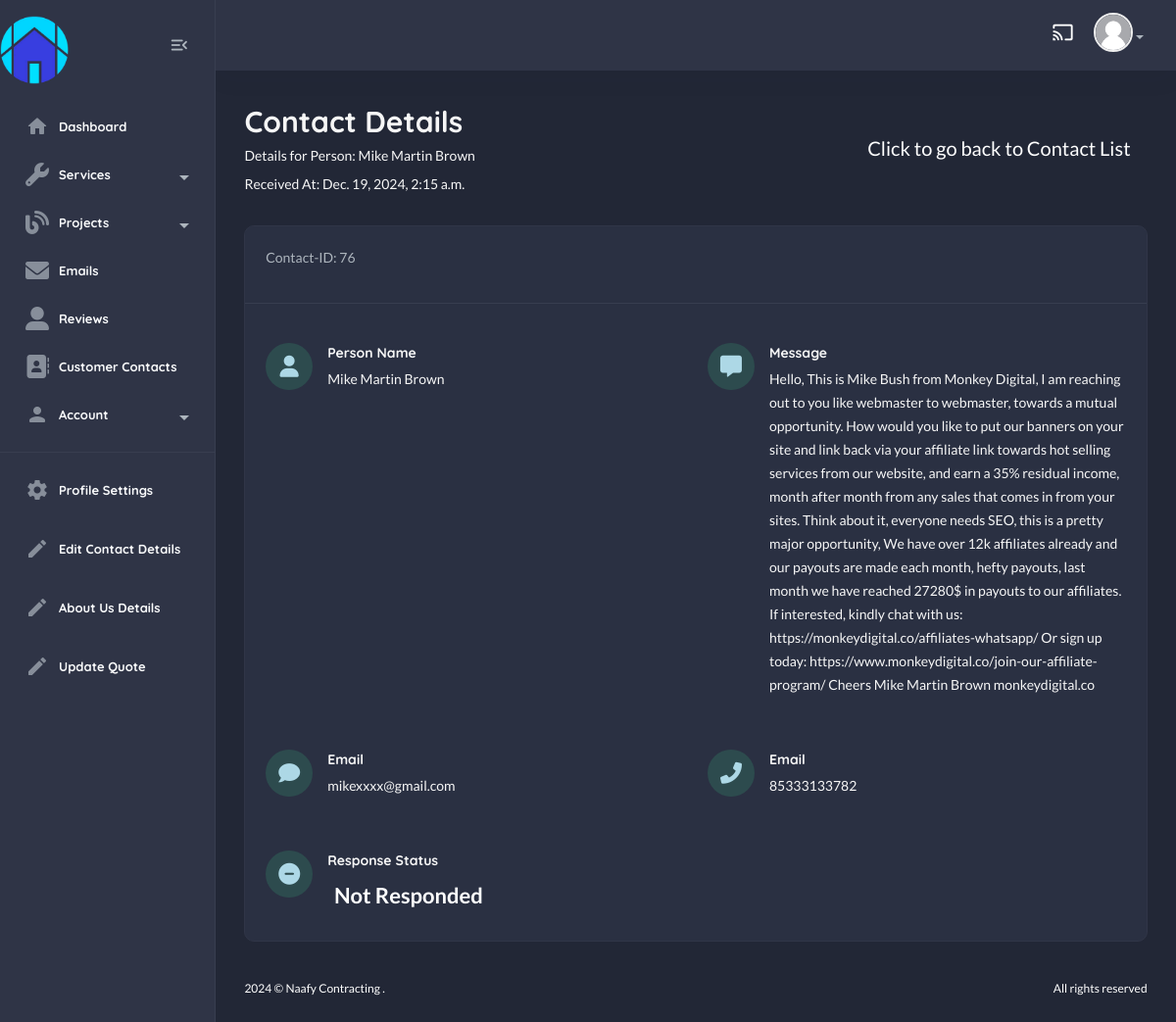
Screenshot of /useradmin/contact-detail/76/ with the database file from the repository.
### contact/models.py (models this page shows, shortened)
class Contact(models.Model):
    name = models.CharField(max_length=100)
    email = models.EmailField(unique=True)
    phone_no = models.CharField(max_length=20, default="+123 456 7890")
    message = models.TextField()
    submitted_at = models.DateTimeField(auto_now_add=True)
    responded = models.BooleanField(default=False)

### useradmin/views.py (the view)
# urls.py: path("contact-detail/<int:id>/", views.contact_detail, name="contact-detail"),
def contact_detail(request, id):
    contact = Contact.objects.get(id=id)
    return render(request, "useradmin/contact-detail.html", {"contact" : contact})

### home/context_processors.py (called while the page is built)
def default(request):
    contact_details = ContactDetails.objects.first()
    return {
        "contact_details" : contact_details,
    }

### templates/useradmin/contact-detail.html (shortened to what this page needs)
{% extends "useradmin/base.html" %}
{% load static %}
{% block content %}
    <section class="content-main">
        <div class="content-header">
            <div>
                <h2 class="content-title card-title">Contact Details</h2>
                <p>Details for Person: {{ contact.name }}</p>
                <p>Received At: {{ contact.submitted_at }}</p>
            </div>
            <a href="{% url 'useradmin:contact-list' %}" class="btn btn-lg ms-auto">Click to go back to Contact List</a>
        </div>
        <div class="card">
            <header class="card-header">
                <div class="row align-items-center">
                    <div class="col-lg-6 col-md-6 mb-lg-0 mb-15">
                        <small class="text-muted">Contact-ID: {{ contact.id }}</small>
                    </div>
                </div>
            </header>
            <div class="card-body">
                <div class="row mb-50 mt-20 order-info-wrap">
                    <div class="col-md-6">
                        <article class="icontext align-items-start">
                            <span class="icon icon-sm rounded-circle bg-primary-light">
                                <i class="text-primary fas fa-user"></i>
                            </span>
                            <div class="text">
                                <h6 class="mb-1">Person Name</h6>
                                <p class="mb-1">
                                    {{ contact.name }}<br />
                                </p>
                            </div>
                        </article>
                    </div>
                    <div class="col-md-6">
                        <article class="icontext align-items-start">
                            <span class="icon icon-sm rounded-circle bg-primary-light">
                                <i class="text-primary fas fa-comment-alt"></i>
                            </span>
                            <div class="text">
                                <h6 class="mb-1">Message</h6>
                                <p class="mb-1">
                                    {{ contact.message }}<br />
                                </p>
                            </div>
                        </article>
                    </div>
                </div>
                <div class="row mb-50 mt-20 order-info-wrap">
                    <div class="col-md-6">
                        <article class="icontext align-items-start">
                            <span class="icon icon-sm rounded-circle bg-primary-light">
                                <i class="text-primary fas fa-solid fa-comment"></i>
                            </span>
                            <div class="text">
                                <h6 class="mb-1">Email</h6>
                                <p class="mb-1">
                                    {{ contact.email }}<br />
                                </p>
                            </div>
                        </article>
                    </div>
                    <div class="col-md-6">
                        <article class="icontext align-items-start">
                            <span class="icon icon-sm rounded-circle bg-primary-light">
                                <i class="text-primary fas fa-phone-alt"></i>
                            </span>
                            <div class="text">
                                <h6 class="mb-1">Email</h6>
                                <p class="mb-1">
                                    {{ contact.phone_no }}<br />
                                </p>
                            </div>
                        </article>
                    </div>
                </div>
                <div class="row">
                    <div class="col-lg-6">
                        <article class="icontext align-items-start">
                            <span class="icon icon-sm rounded-circle bg-primary-light">
                                <i class="text-primary fas fa-minus-circle"></i>
                            </span>
                            <div class="text">
                                <h6 class="mb-1">Response Status</h6>
                                <div class="row mb-1">
                                    {% if contact.responded %}
                                        <span class="badge bg-success">Responded</span>
                                    {% else %}
                                        <span class="badge bg-error">Not Responded</span>
                                    {% endif %}
                                </div>
                            </div>
                        </article>
                    </div>
                </div>
            </div>
        </div>
    </section>
{% endblock content %}

### static/assets1/css/main.css (style rules this page uses)
html, body, div, span, applet, object, iframe, h1, h2, h3, h4, h5, h6, p, blockquote, pre, a, abbr, acronym, address, big, cite, code, del, dfn, em, img, ins, kbd, q, s, samp, small, strike, strong, sub, sup, tt, var, b, u, i, center, dl, dt, dd, ol, ul, li, fieldset, form, label, legend, table, caption, tbody, tfoot, thead, tr, th, td, article, aside, canvas, details, embed, figure, figcaption, footer, header, hgroup, menu, nav, output, ruby, section, summary, time, mark, audio, video { margin: 0; padding: 0; border: 0; font-size: 100%; font: inherit; vertical-align: baseline; }
article, aside, details, figcaption, figure, footer, header, hgroup, menu, nav, section { display: block; }
body { line-height: 1; }
::placeholder { color: #838383; }
.text-primary { color: #add8e6 !important; }
.bg-primary-light { background-color: rgba(59, 183, 126, 0.2) !important; }
.icon-xs, .icon-sm, .icon-md, .icon-lg { display: -webkit-inline-box; display: -ms-inline-flexbox; display: inline-flex; -webkit-box-align: center; -ms-flex-align: center; align-items: center; -webkit-box-pack: center; -ms-flex-pack: center; justify-content: center; text-align: center; -ms-flex-negative: 0; flex-shrink: 0; -webkit-box-flex: 0; -ms-flex-positive: 0; flex-grow: 0; }
.icon-sm { width: 48px; height: 48px; line-height: 48px !important; font-size: 20px; }
a { color: #add8e6; }
body { font-family: "Lato", sans-serif; font-size: 14px; font-style: normal; font-weight: 400; line-height: 1.5; color: #4f5d77; }
h1, h2, h3, h4, h5, h6 { font-family: "Quicksand", sans-serif; color: #495057; font-weight: 800; line-height: 1.5; }
h2 { font-size: 30px; }
h6 { font-size: 14px; }
p { font-size: 14px; font-weight: 400; line-height: 24px; margin-bottom: 5px; }
p:last-child { margin-bottom: 0; }
a, button { text-decoration: none; cursor: pointer; }
.card-title { color: #383e50 !important; }
.btn { display: -webkit-inline-box; display: -ms-inline-flexbox; display: inline-flex; -webkit-box-align: center; -ms-flex-align: center; align-items: center; -ms-flex-line-pack: center; align-content: center; }
.card { margin-bottom: 24px; -webkit-box-shadow: none; box-shadow: none; border: 1px solid #eee; border-radius: 10px; -webkit-transition-duration: 0.3s; transition-duration: 0.3s; overflow: hidden; }
.icontext { display: -webkit-inline-box; display: -ms-inline-flexbox; display: inline-flex; -webkit-box-align: top; -ms-flex-align: top; align-items: top; }
.icontext .icon { position: relative; -ms-flex-negative: 0; flex-shrink: 0; margin-right: 15px; }
.icontext span { font-size: 22px; font-weight: 600; display: block; }
.mt-20 { margin-top: 20px !important; }
.mb-15 { margin-bottom: 15px !important; }
.mb-50 { margin-bottom: 50px !important; }
body { position: relative; min-height: 100vh; overflow-x: hidden; }
.main-wrap .content-main { min-height: calc(100vh - 110px); }
.content-main { padding: 30px 3%; margin-left: auto; margin-right: auto; background-color: #f8f9fa; }
.content-header { display: -webkit-box; display: -ms-flexbox; display: flex; -webkit-box-align: center; -ms-flex-align: center; align-items: center; -webkit-box-pack: justify; -ms-flex-pack: justify; justify-content: space-between; margin-bottom: 30px; }
.content-header .content-title { margin-bottom: 0; }
body.dark { background-color: #222736; color: #fff; }
body.dark .content-main { background-color: #222736; color: #f6f6f6; }
body.dark .card-title { color: #f6f6f6 !important; }
body.dark h1, body.dark h2, body.dark h3, body.dark h4, body.dark h5, body.dark h6 { color: #f6f6f6; }
body.dark .card, body.dark .card-header { background-color: #2a3042; }
body.dark .card { border: 1px solid #303547; }
body.dark .card-header { border-color: #383e50; }
body.dark .btn { color: white; }

### rows the page displays
Contact: name "Mike Martin Brown", submitted_at "Dec. 19, 2024, 2:15 a.m.", id "76", message "Hello, This is Mike Bush from Monkey Digital, I am reaching out to you like webmaster to webmaster, towards a mutual opportunity. How would you like to put our banners on your site and link back via your affiliate link towards hot selling services from our website, and earn a 35% residual income, month after month from any sales that comes in from your sites. Think about it, everyone needs SEO, this is a pretty major opportunity, We have over 12k affiliates already and our payouts are made each month, hefty payouts, last month we have reached 27280$ in payouts to our affiliates. If interested, kindly chat with us: https://monkeydigital.co/affiliates-whatsapp/ Or sign up today:…", email "mikexxxx@gmail.com", phone_no "85333133782"
